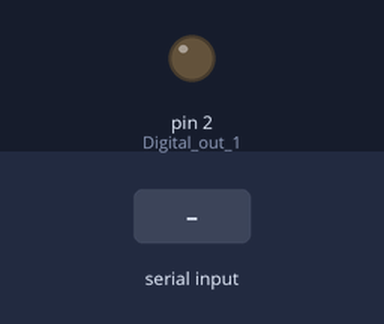
Bench run of a sketch on a simulated Arduino Nano, built with avr-gcc and run on an emulated ATmega328P. Parts: output pins drawn as LEDs (lit = HIGH). Inputs (shaded band) come from the test bench.

Above: at 1.2 s.
1.3 s: "B" received over Serial
At 2.5 s:
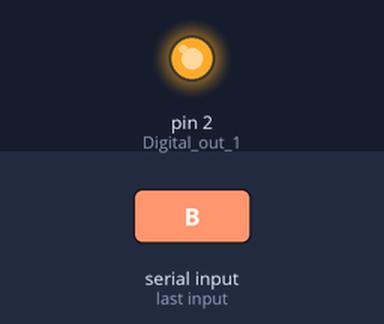
2.8 s: "A" received over Serial
At 3.9 s:
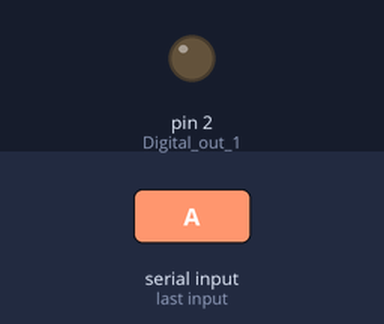
4.3 s: "C" received over Serial
At 5.0 s:
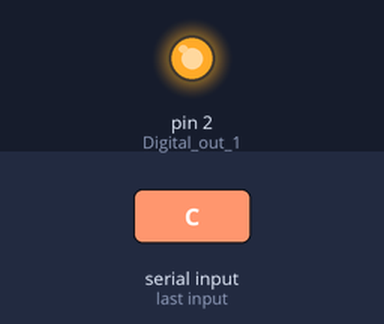
Timing chart, 0 to 7.3 s (numbered marks = the images above; inputs shaded):
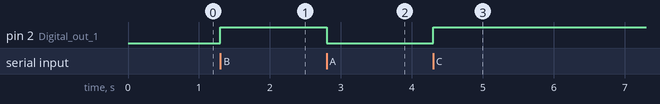

Measured:
- after the input at 1.3 s, pin 2 (Digital_out_1): LOW → HIGH at once
- after the input at 2.8 s, pin 2 (Digital_out_1): HIGH → LOW at once
- after the input at 4.3 s, pin 2 (Digital_out_1): LOW → HIGH at once

The sketch:

Serial_Receiver_Nano.ino
```cpp
// (licence header left out)
//Global variable preparation
int baud_rate = 9600; //change baud rate here!!!!
//int Digital_in = xx; //Edit Input pin from Encoder here!!!
char bottle_type; //variable for store character from python
//int Digital_out = 13; //for testing on LED pin 13
int Digital_out_1 = 2; //for Channel 1(Pusher_1)
//int Digital_out_2 = 3; //for Channel 2(Pusher_2)
//int Digital_out_3 = 4; //for Channel 3(Pusher_2)


//Setup Function
void setup() {
  //setup serial and digital output
  Serial.begin(baud_rate); //you can change baud rate above...
  //pinMode(Digital_out, OUTPUT); //for testing on LED pin 13, you can change Digital Output pin above...
  pinMode(Digital_out_1, OUTPUT); //for CH1, you can change Digital Output pin above...
  //pinMode(Digital_out_2, OUTPUT); //for CH2, you can change Digital Output pin above...
  //pinMode(Digital_out_3, OUTPUT); //for CH3, you can change Digital Output pin above...
}

//Loop Function
void loop() {
  //digitalWrite(Digital_out_1, HIGH); //test
  //Read data from serial port(to receive data from python)
  if(Serial.available()>0){ //If data is available
    bottle_type = Serial.read(); //store recieved data to bottle_type variable
    /*
     * In real system, we would be use pulse to send data to plc and input data from Conveyor Encoder
     * Using different Channel(CH1 or CH2) for different category...
     */

    //For category A => Ignore on main conveyor
    if(bottle_type == 'A'){
      digitalWrite(Digital_out_1, LOW); //for testing logic only
      //delay(500);
      //digitalWrite(Digital_out_1, LOW); //
      //delay(500);
      //Serial.print("Ignore...\n"); //for testing only
      //delay(1000); //for testing only
      //delay(30000); //for testing logic with voltmeter only
    }
    //For testing only, in real system, we will separate condition for B and C
    //For category B and C => reject from main conveyor with pusher to another conveyor
    if(bottle_type == 'B' || bottle_type == 'C'){ //Reject bottle!!!
      digitalWrite(Digital_out_1, HIGH); //for testing logic only
      //Serial.print("Reject!!!\n"); //for testing only
      //delay(1000); //for testing only
      //delay(30000); //for testing logic with voltmeter only
    }
    /*
     * For real system
     *
    //For category A => Ignore on main conveyor
    if(bottle_type == 'A'){
      digitalWrite(Digital_out_1, LOW);
      digitalWrite(Digital_out_2, LOW);
      //Serial.print("Ignore...\n"); //for testing only
      //delay(1000); //for testing only
      //delay(30000); //for testing logic with voltmeter only
    }
    //For category B => reject from main conveyor with pusher_1 to another conveyor
    if(bottle_type == 'B'){ //Reject bottle with Pusher_1!!!
      digitalWrite(Digital_out_1, HIGH); //for testing logic only
      //Serial.print("Reject on pusher_1!!!\n"); //for testing only
      //delay(1000); //for testing only
      //delay(30000); //for testing logic with voltmeter only
    //For category C => reject from main conveyor with pusher_2 to another conveyor
    if(bottle_type == 'C'){ //Reject bottle with Pusher_2!!!
      digitalWrite(Digital_out_2, HIGH); //for testing logic only
      //Serial.print("Reject on pusher_2!!!\n"); //for testing only
      //delay(1000); //for testing only
      //delay(30000); //for testing logic with voltmeter only
    }
     *
     */
    //while(Serial.available()>0)
      //bottle_type=Serial.read(); //while loop for reading data from serial port
  }

  /*
   * Don't use this code below because it will be jam your serial port :)
  else{
    Serial.print("No data available...\n");
    delay(1000);
  */

}
```
